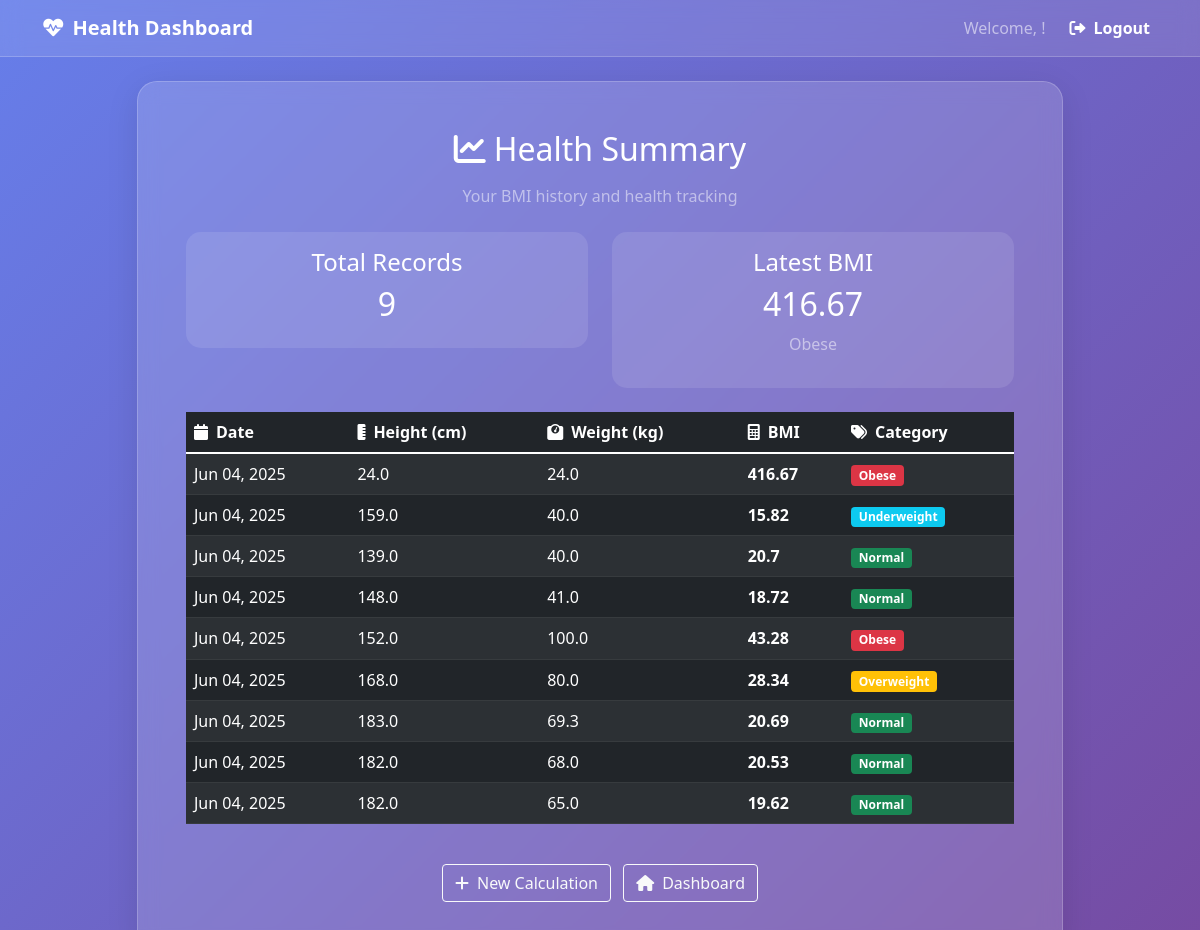
/summary/ (signed in), run on the app's committed database.
### accounts/models.py (models this page shows, shortened)
class BMIRecord(models.Model):
    user = models.ForeignKey(User, on_delete=models.CASCADE)
    height = models.FloatField()  # in cm
    weight = models.FloatField()  # in kg
    bmi = models.FloatField()
    category = models.CharField(max_length=20)
    created_at = models.DateTimeField(auto_now_add=True)

### accounts/views.py (the view)
# urls.py: path('summary/', views.summary, name='summary'),
@login_required
def summary(request):
    bmi_records = BMIRecord.objects.filter(user=request.user).order_by('-created_at')[:10]
    context = {
        'bmi_records': bmi_records,
        'total_records': bmi_records.count()
    }
    return render(request, 'summary.html', context)

### templates/summary.html (shortened to what this page needs)
{% extends 'base.html' %}
{% block content %}
<div class="row justify-content-center">
    <div class="col-md-10">
        <div class="glass-card p-5">
            <div class="text-center mb-4">
                <h2 class="text-white mb-3">
                    <i class="fas fa-chart-line me-2"></i>Health Summary
                </h2>
                <p class="text-white-50">Your BMI history and health tracking</p>
            </div>
            {% if bmi_records %}
            <div class="row mb-4">
                <div class="col-md-6">
                    <div class="text-center p-3" style="background: rgba(255,255,255,0.1); border-radius: 15px;">
                        <h4 class="text-white">Total Records</h4>
                        <h2 class="text-white">{{ total_records }}</h2>
                    </div>
                </div>
                <div class="col-md-6">
                    <div class="text-center p-3" style="background: rgba(255,255,255,0.1); border-radius: 15px;">
                        <h4 class="text-white">Latest BMI</h4>
                        <h2 class="text-white">{{ bmi_records.0.bmi }}</h2>
                        <p class="text-white-50">{{ bmi_records.0.category }}</p>
                    </div>
                </div>
            </div>
            <div class="table-responsive">
                <table class="table table-dark table-striped">
                    <thead>
                        <tr>
                            <th><i class="fas fa-calendar me-2"></i>Date</th>
                            <th><i class="fas fa-ruler-vertical me-2"></i>Height (cm)</th>
                            <th><i class="fas fa-weight me-2"></i>Weight (kg)</th>
                            <th><i class="fas fa-calculator me-2"></i>BMI</th>
                            <th><i class="fas fa-tags me-2"></i>Category</th>
                        </tr>
                    </thead>
                    <tbody>
                        {% for record in bmi_records %}
                        <tr>
                            <td>{{ record.created_at|date:"M d, Y" }}</td>
                            <td>{{ record.height }}</td>
                            <td>{{ record.weight }}</td>
                            <td><strong>{{ record.bmi }}</strong></td>
                            <td>
                                <span class="badge
                                    {% if record.category == 'Normal' %}bg-success
                                    {% elif record.category == 'Underweight' %}bg-info
                                    {% elif record.category == 'Overweight' %}bg-warning
                                    {% else %}bg-danger{% endif %}">
                                    {{ record.category }}
                                </span>
                            </td>
                        </tr>
                        {% endfor %}
                    </tbody>
                </table>
            </div>
            {% endif %}
            <div class="text-center mt-4">
                <a href="{% url 'bmi_calculator' %}" class="btn btn-outline-light">
                    <i class="fas fa-plus me-2"></i>New Calculation
                </a>
                <a href="{% url 'dashboard' %}" class="btn btn-outline-light ms-2">
                    <i class="fas fa-home me-2"></i>Dashboard
                </a>
            </div>
        </div>
    </div>
</div>
{% endblock %}

### templates/base.html (shortened to what this page needs)
<!DOCTYPE html>
<html lang="en">
<head>
    <link href="https://cdnjs.cloudflare.com/ajax/libs/bootstrap/5.1.3/css/bootstrap.min.css" rel="stylesheet">
    <link href="https://cdnjs.cloudflare.com/ajax/libs/font-awesome/6.0.0/css/all.min.css" rel="stylesheet">
</head>
<body>
    <nav class="navbar navbar-expand-lg navbar-dark">
        <div class="container">
            <a class="navbar-brand" href="{% url 'dashboard' %}">
                <i class="fas fa-heartbeat me-2"></i>Health Dashboard
            </a>
            <div class="navbar-nav ms-auto">
                {% if user.is_authenticated %}
                    <span class="navbar-text me-3">Welcome, {{ user.first_name }}!</span>
                    <a class="nav-link" href="{% url 'logout' %}">
                        <i class="fas fa-sign-out-alt me-2"></i>Logout
                    </a>
                {% endif %}
            </div>
        </div>
    </nav>
    <div class="container mt-4">
        {% block content %}
        {% endblock %}
    </div>
</body>
</html>

### templates/base.html (style rules this page uses)
:root { --primary-color: #4f46e5; --secondary-color: #10b981; --danger-color: #ef4444; --warning-color: #f59e0b; --background-gradient: linear-gradient(135deg, #667eea 0%, #764ba2 100%); }
body { background: var(--background-gradient); min-height: 100vh; font-family: 'Segoe UI', Tahoma, Geneva, Verdana, sans-serif; }
.glass-card { background: rgba(255, 255, 255, 0.15); backdrop-filter: blur(10px); border-radius: 20px; border: 1px solid rgba(255, 255, 255, 0.2); box-shadow: 0 8px 32px rgba(0, 0, 0, 0.1); }
.navbar { background: rgba(255, 255, 255, 0.1); backdrop-filter: blur(10px); border-bottom: 1px solid rgba(255, 255, 255, 0.2); }
.navbar-brand, .nav-link { color: white !important; font-weight: bold; }

### data on the page
BMIRecord: bmi "416.67", category "Obese", created_at "Jun 04, 2025", height "24.0", weight "24.0"
BMIRecord: created_at "Jun 04, 2025", height "159.0", weight "40.0", bmi "15.82", category "Underweight"
BMIRecord: created_at "Jun 04, 2025", height "139.0", weight "40.0", bmi "20.7", category "Normal"
BMIRecord: created_at "Jun 04, 2025", height "148.0", weight "41.0", bmi "18.72", category "Normal"
BMIRecord: created_at "Jun 04, 2025", height "152.0", weight "100.0", bmi "43.28", category "Obese"
BMIRecord: created_at "Jun 04, 2025", height "168.0", weight "80.0", bmi "28.34", category "Overweight"
BMIRecord: created_at "Jun 04, 2025", height "183.0", weight "69.3", bmi "20.69", category "Normal"
BMIRecord: created_at "Jun 04, 2025", height "182.0", weight "68.0", bmi "20.53", category "Normal"
BMIRecord: created_at "Jun 04, 2025", height "182.0", weight "65.0", bmi "19.62", category "Normal"

### other printed values
{{ total_records }} "9"
